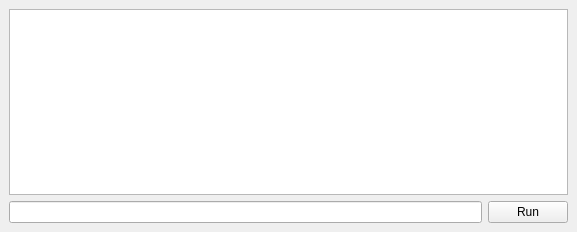
<?xml version="1.0" encoding="UTF-8"?>
<ui version="4.0">
 <class>CommandLine</class>
 <widget class="QDockWidget" name="CommandLine">
  <property name="geometry">
   <rect>
    <x>0</x>
    <y>0</y>
    <width>577</width>
    <height>232</height>
   </rect>
  </property>
  <property name="features">
   <set>QDockWidget::AllDockWidgetFeatures</set>
  </property>
  <property name="windowTitle">
   <string>Command Window</string>
  </property>
  <widget class="QWidget" name="dockWidgetContents">
   <layout class="QVBoxLayout" name="verticalLayout">
    <item>
     <widget class="QTextEdit" name="cmdHist">
      <property name="textInteractionFlags">
       <set>Qt::TextSelectableByKeyboard|Qt::TextSelectableByMouse</set>
      </property>
     </widget>
    </item>
    <item>
     <layout class="QHBoxLayout" name="horizontalLayout_3">
      <item>
       <widget class="QLineEdit" name="cmdEntry"/>
      </item>
      <item>
       <widget class="QPushButton" name="runButton">
        <property name="text">
         <string>Run</string>
        </property>
       </widget>
      </item>
     </layout>
    </item>
   </layout>
  </widget>
 </widget>
 <resources/>
 <connections>
  <connection>
   <sender>cmdEntry</sender>
   <signal>returnPressed()</signal>
   <receiver>runButton</receiver>
   <slot>animateClick()</slot>
   <hints>
    <hint type="sourcelabel">
     <x>222</x>
     <y>205</y>
    </hint>
    <hint type="destinationlabel">
     <x>550</x>
     <y>208</y>
    </hint>
   </hints>
  </connection>
 </connections>
</ui>
